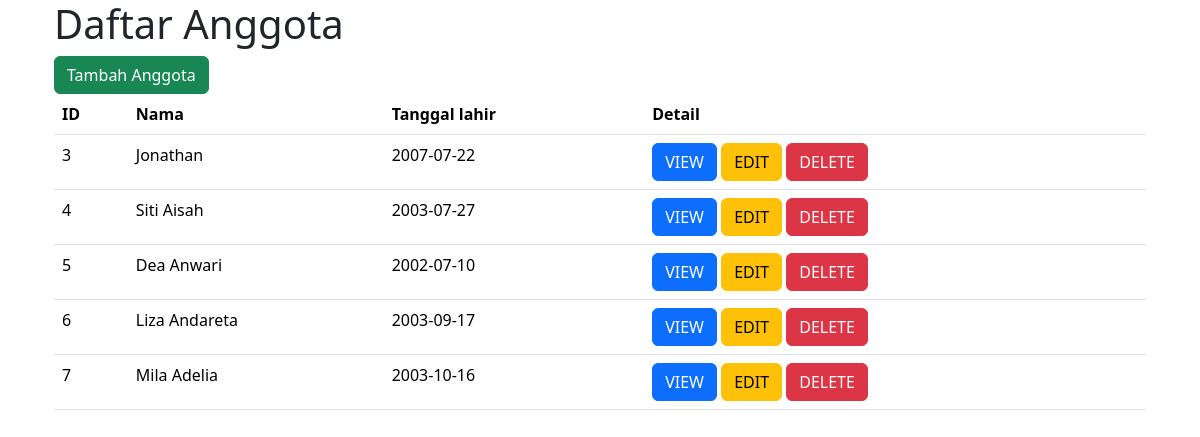
The page /oopmvc/index.php/anggota on the database its author committed.
### tables this page shows
CREATE TABLE `anggota` (
  `Id` int(10) UNSIGNED NOT NULL,
  `nama` varchar(50) NOT NULL,
  `Tanggal_lahir` date NOT NULL,
  `kota_lahir` varchar(50) NOT NULL
);

### oopmvc/controller/anggota.php (called while the page is built, shortened)
<?php
class Anggota {
    protected $model = '';
    public function __construct($model){
        $this->model=$model;
    }
    public function index(){
        $anggota = $this->model->getAnggota();
        require 'view/anggota/list.php';
    }
}

### oopmvc/model/anggota_model.php (called while the page is built, shortened)
<?php
class Anggota_model {
    protected $db;
    public function __construct($database){
        $this->db=$database;
    }
    public function getAnggota() {
        $link = $this->db->openDbConnection();
        $result = $link->query("SELECT *FROM anggota ORDER BY id");
        $anggota = array();
        while ($row = $result->fetch(PDO::FETCH_ASSOC)) {
            $anggota[] = $row;
        }
        $this->db->closeDbConnection($link);
        return $anggota;
    }
}

### oopmvc/view/anggota/list.php (the view, shortened to what this page needs)
<div class="container" >
<h1>Daftar Anggota</h1>
 <a href="http://localhost:/oopmvc/index.php/anggota/create"> <button class="btn btn-success">Tambah Anggota</button></a>
<table class="table">
    <tr>
        <th>ID</th>
        <th>Nama</th>
        <th>Tanggal lahir</th>
        <th>Detail</th>
    </tr>
    <?php foreach ($anggota as $row) : ?>
    <tr>
        <td><?= $row['Id'];  ?></td>
        <td><?= $row['nama'];  ?></td>
        <td><?= $row['Tanggal_lahir'];  ?></td>
        <td> <a class="btn btn-primary" href="anggota/detail?id=<?= $row['Id']?> "> VIEW </a>
             <a class="btn btn-warning" href="anggota/edit?id=<?= $row['Id']?> "> EDIT </a>
             <a class="btn btn-danger delete-button" href="anggota/delete?id=<?= $row['Id']; ?>">DELETE</a>
            </td>
    </tr>
    <?php endforeach; ?>
</table>
</div>
<?php $isi = ob_get_clean() ?>
<?php include 'view/template.php'; ?>

### oopmvc/index.php (shortened to what this page needs)
<?php
$request = preg_replace("|/*(.+?)/*$|","\\1", $_SERVER['PATH_INFO']);
$uri =explode('/',$request);
$uri0 = isset($uri[0]);
$uri1 = isset($uri[1]);
require_once "controller/anggota.php";
require_once "model/anggota_model.php";
$db = new Database();
$model = new Anggota_model($db);
$controller = new Anggota($model);
if ($uri0 && $uri1 && $uri[0] === 'anggota' && $uri[1]=== 'detail') {
    $id = $_GET['id'];
    $controller->detail($id);
} elseif ($uri0 && $uri1 && $uri[0] === 'anggota' && $uri[1]=== 'edit') {
    $id = $_GET['id'];
      $controller->edit($id);
} elseif ($uri0 && $uri1 && $uri[0] === 'anggota' && $uri[1]=== 'delete') {
    $id = $_GET['id'];
       $controller->delete($id);
} elseif ($uri0 && $uri1 && $uri[0] === 'anggota' && $uri[1]=== 'create') {
    $controller->create();
} elseif ($uri[0] === 'anggota') {
    $controller->index();
} else {
    header('HTTP/1.1 404 Not found');
    echo '<h1> Halaman tidak tersedia </h1>';
}
?>

### oopmvc/view/template.php (shortened to what this page needs)
<!DOCTYPE html>
<html lang="en">
<head>
    <link href="http://localhost/oopmvc/assets/bootstrap/css/bootstrap.min.css" rel="stylesheet">
    <link href="http://localhost/oopmvc/assets/bootstrap/js/bootstrap.min.js" rel="stylesheet">
</head>
<body>
    <div class="container">    <?= $isi ?> </div>
</body>
</html>

### rows shown on the page
anggota: Id "3", nama "Jonathan", Tanggal_lahir "2007-07-22"
anggota: Id "4", nama "Siti Aisah", Tanggal_lahir "2003-07-27"
anggota: Id "5", nama "Dea Anwari", Tanggal_lahir "2002-07-10"
anggota: Id "6", nama "Liza Andareta", Tanggal_lahir "2003-09-17"
anggota: Id "7", nama "Mila Adelia", Tanggal_lahir "2003-10-16"
